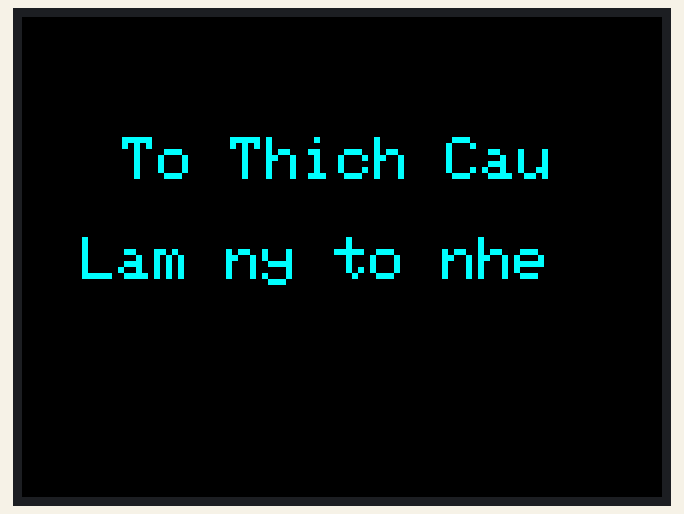
Simulated run of this program. Board: ESP32-S3. On the bench: 320×240 colour display. Random numbers use the default seed unless the program sets one; what the program prints to the serial monitor is not drawn.

Above: at 1.02 s.
At 6.91 s:
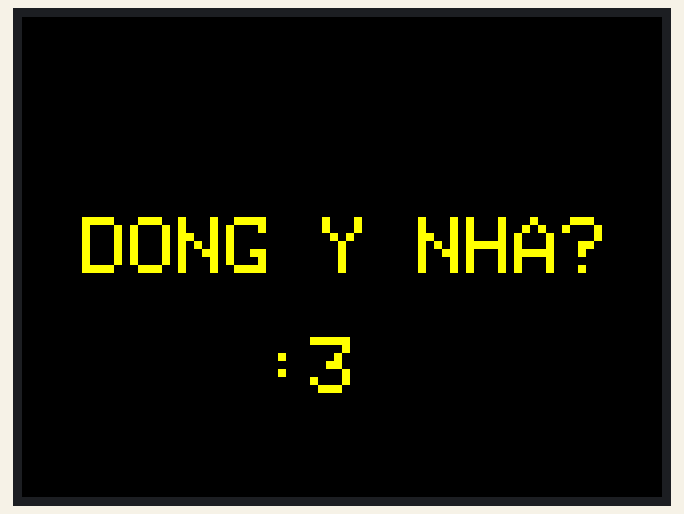
At 12.61 s:
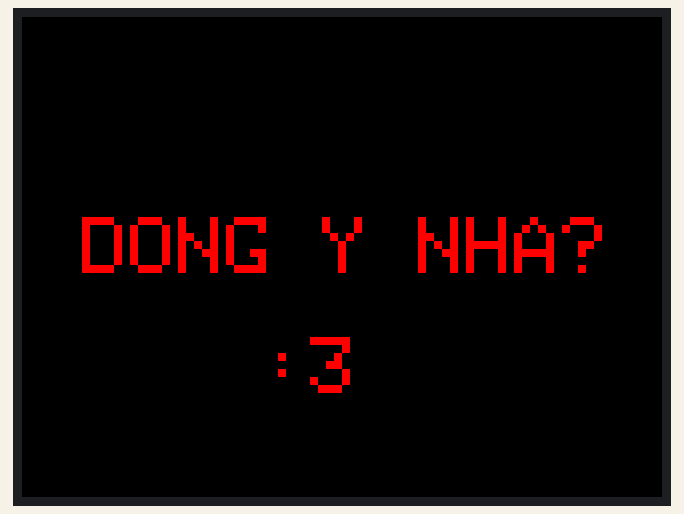
At 20.71 s:
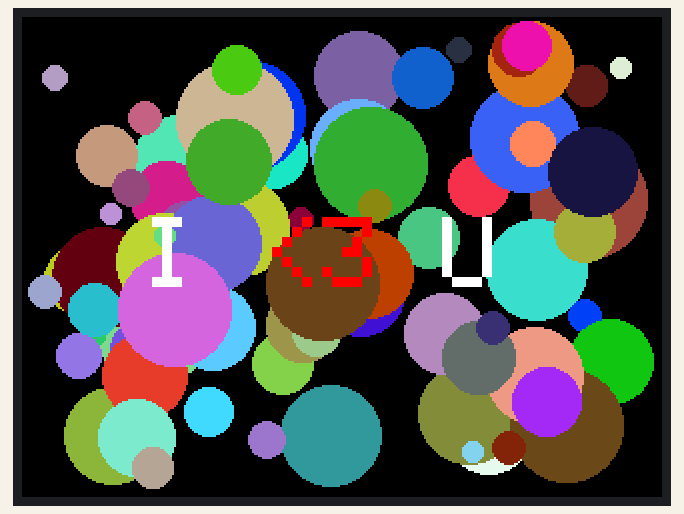
At 25.88 s:
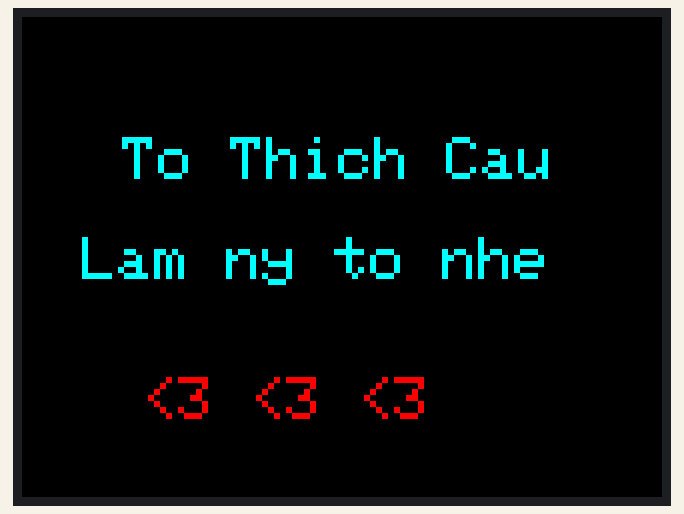
At 39.76 s:
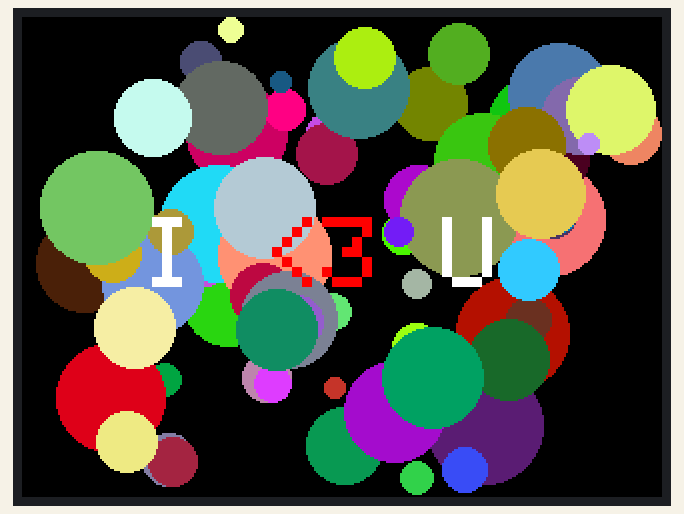

Measured:
- what the display in image 0 shows lasts 0.4 s, from 0.8 s to 1.2 s
- what the display in image 4 shows lasts 0.5 s, from 25.6 s to 26.1 s

The program:

main.cpp
```cpp
#include <Arduino.h>
#include <SPI.h>
#include <Adafruit_GFX.h>
#include <Adafruit_ST7789.h>

// =========================
// CẤU HÌNH CHÂN TFT
// =========================
#define TFT_CS   10
#define TFT_DC   9
#define TFT_RST  8
#define TFT_MOSI 11
#define TFT_SCLK 12

Adafruit_ST7789 tft = Adafruit_ST7789(TFT_CS, TFT_DC, TFT_RST);

// =========================
// BIẾN THỜI GIAN & TRẠNG THÁI (STATE MACHINE)
// =========================
unsigned long animationStart = 0; // Thời điểm bắt đầu kịch bản
unsigned long lastBlink = 0;      // Bộ đếm cho hiệu ứng nháy
int currentPhase = -1;            // Theo dõi đang ở Phase nào
bool toggleState = true;          // Trạng thái Bật/Tắt của hiệu ứng

void setup() {
    Serial.begin(115200);
    delay(500);

    // Khởi tạo màn hình
    SPI.begin(TFT_SCLK, -1, TFT_MOSI, TFT_CS);
    tft.init(240, 320);
    tft.setRotation(1); // Xoay ngang (320x240)
    tft.fillScreen(ST77XX_BLACK);

    animationStart = millis(); // Bấm đồng hồ tính giờ!
    Serial.println("🚀 Bat dau kich ban to tinh 20s!");
}

void loop() {
    unsigned long now = millis();
    unsigned long elapsed = now - animationStart; // Thời gian đã trôi qua

    int newPhase = 0;

    // --- BỘ ĐỊNH TUYẾN THỜI GIAN (Timeline) ---
    if (elapsed < 6000) {
        newPhase = 0; // Từ 0 -> 6 giây
    }
    else if (elapsed < 12000) {
        newPhase = 1; // Từ 6 -> 12 giây
    }
    else if (elapsed < 20000) {
        newPhase = 2; // Từ 12 -> 20 giây
    }
    else {
        // Quá 20s -> Reset lại kịch bản từ đầu!
        animationStart = now;
        newPhase = 0;
    }

    // --- NẾU CHUYỂN SANG GIAI ĐOẠN MỚI -> XÓA MÀN HÌNH 1 LẦN ---
    if (newPhase != currentPhase) {
        currentPhase = newPhase;
        tft.fillScreen(ST77XX_BLACK);

        // Vẽ lại các thành phần tĩnh của từng Phase để không bị nháy màn
        if (currentPhase == 0) {
            tft.setTextColor(ST77XX_CYAN);
            tft.setTextSize(3);
            tft.setCursor(50, 60);  tft.println("To Thich Cau");
            tft.setCursor(30, 110); tft.println("Lam ny to nhe");
        }
    }

    // ==========================================
    // XỬ LÝ HIỆU ỨNG CHO TỪNG GIAI ĐOẠN
    // ==========================================

    // PHASE 0: Nháy trái tim (Mỗi 500ms)
    if (currentPhase == 0) {
        if (now - lastBlink >= 500) {
            lastBlink = now;
            toggleState = !toggleState;

            tft.fillRect(45, 175, 230, 40, ST77XX_BLACK); // Xóa tim cũ
            if (toggleState) {
                tft.setTextColor(ST77XX_RED);
                tft.setTextSize(3);
                tft.setCursor(60, 180);
                tft.print("<3 <3 <3");
            }
        }
    }

    // PHASE 1: Ép cung - Chữ nháy liên tục 2 màu Đỏ / Vàng (Mỗi 300ms)
    else if (currentPhase == 1) {
        if (now - lastBlink >= 300) {
            lastBlink = now;
            toggleState = !toggleState;

            tft.setTextSize(4);
            tft.setCursor(30, 100);

            if (toggleState) {
                tft.setTextColor(ST77XX_RED);
            } else {
                tft.setTextColor(ST77XX_YELLOW);
            }
            tft.print("DONG Y NHA?");

            tft.setCursor(120, 160);
            tft.print(":3");
        }
    }

    // PHASE 2: Bùng nổ pháo hoa + "I <3 U" siêu to (Mỗi 100ms)
    else if (currentPhase == 2) {
        if (now - lastBlink >= 100) {
            lastBlink = now;

            // Vẽ 1 hình tròn màu ngẫu nhiên (Pháo hoa)
            int r = random(5, 30);
            int x = random(r, 320 - r);
            int y = random(r, 240 - r);
            uint16_t randomColor = random(0x0000, 0xFFFF);
            tft.fillCircle(x, y, r, randomColor);

            // Ghi đè chữ I <3 U lên trên cùng để không bị pháo hoa che lấp
            tft.setTextSize(5);
            tft.setCursor(60, 100);
            tft.setTextColor(ST77XX_WHITE); tft.print("I ");
            tft.setTextColor(ST77XX_RED);   tft.print("<3 ");
            tft.setTextColor(ST77XX_WHITE); tft.print("U");
        }
    }
}
```
